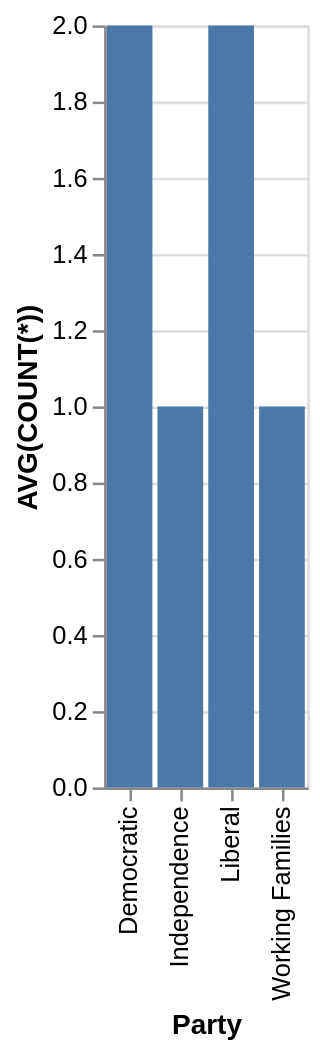

Describe this chart as a Vega-Lite specification.
### Vega-Lite specification from a JSON file in a GitHub repository (floating-point values rounded to 4 significant figures)
{"data": {"values": [{"x_data": "Democratic", "y_data": 2}, {"x_data": "Independence", "y_data": 1}, {"x_data": "Liberal", "y_data": 2}, {"x_data": "Working Families", "y_data": 1}]}, "mark": "bar", "encoding": {"x": {"field": "x_data", "type": "nominal", "title": "Party", "sort": "ascending"}, "y": {"field": "y_data", "type": "quantitative", "title": "AVG(COUNT(*))"}}}
